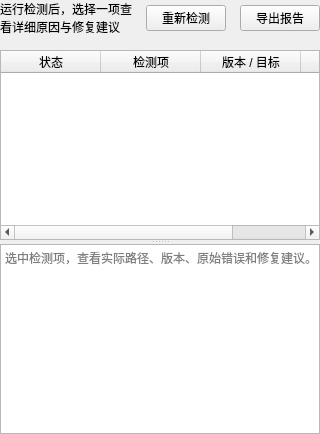
        <widget class="QWidget" name="environmentPage">
         <layout class="QVBoxLayout" name="environmentLayout">
          <property name="leftMargin">
           <number>0</number>
          </property>
          <property name="topMargin">
           <number>0</number>
          </property>
          <property name="rightMargin">
           <number>0</number>
          </property>
          <property name="bottomMargin">
           <number>0</number>
          </property>
          <property name="spacing">
           <number>14</number>
          </property>
          <item>
           <layout class="QHBoxLayout" name="environmentToolbar">
            <item>
             <widget class="QLabel" name="envSummary">
              <property name="text">
               <string>运行检测后，选择一项查看详细原因与修复建议</string>
              </property>
              <property name="wordWrap">
               <bool>true</bool>
              </property>
             </widget>
            </item>
            <item>
             <widget class="QPushButton" name="rerunDoctorButton">
              <property name="text">
               <string>重新检测</string>
              </property>
             </widget>
            </item>
            <item>
             <widget class="QPushButton" name="exportReportButton">
              <property name="text">
               <string>导出报告</string>
              </property>
             </widget>
            </item>
           </layout>
          </item>
          <item>
           <widget class="QSplitter" name="environmentSplitter">
            <property name="orientation">
             <enum>Qt::Vertical</enum>
            </property>
            <widget class="QTableWidget" name="checksTable">
             <property name="columnCount">
              <number>4</number>
             </property>
             <column>
              <property name="text">
               <string>状态</string>
              </property>
             </column>
             <column>
              <property name="text">
               <string>检测项</string>
              </property>
             </column>
             <column>
              <property name="text">
               <string>版本 / 目标</string>
              </property>
             </column>
             <column>
              <property name="text">
               <string>影响</string>
              </property>
             </column>
            </widget>
            <widget class="QPlainTextEdit" name="checkDetails">
             <property name="readOnly">
              <bool>true</bool>
             </property>
             <property name="placeholderText">
              <string>选中检测项，查看实际路径、版本、原始错误和修复建议。</string>
             </property>
            </widget>
           </widget>
          </item>
         </layout>
        </widget>
